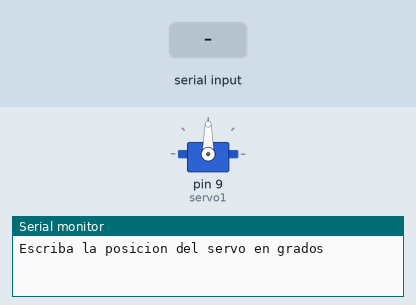
A sketch run on a simulated Arduino Uno, built with avr-gcc and run on an emulated ATmega328P. On the bench: servo, the last lines printed to the serial monitor. The inputs (shaded band) are chosen by the test bench.

Above: at 1.2 s.
1.3 s: "1" received over Serial
At 2.7 s:
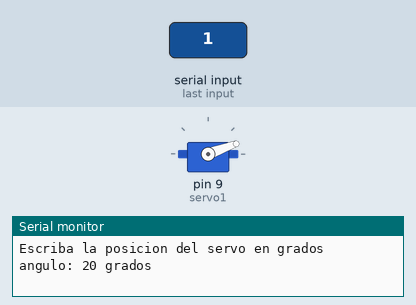
3.8 s: "90,45\n" received over Serial
At 4.5 s:
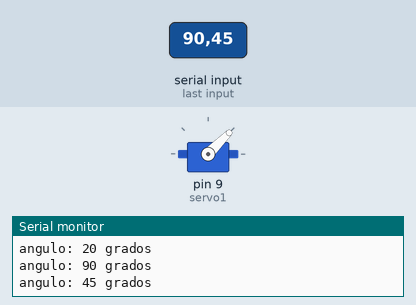
6.3 s: "30,150\n" received over Serial
At 7.1 s:
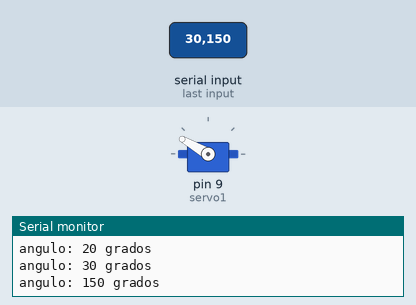
8.8 s: "200\n" received over Serial
At 10.9 s:
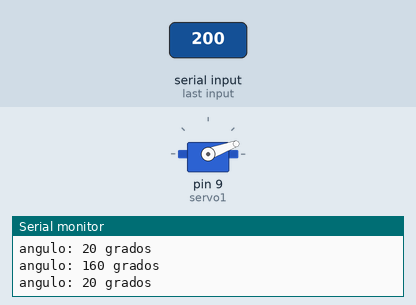
Timing chart, 0 to 12.3 s (numbered marks = the images above; inputs shaded):
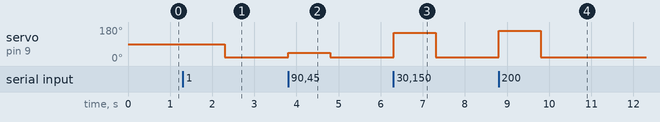

Measured:
- after the input at 1.3 s, servo on pin 9 (servo1): 90° → 20° after 1.0 s
- after the input at 3.8 s, servo on pin 9 (servo1): 20° → 45° at once, → 20° 1.0 s later
- after the input at 6.3 s, servo on pin 9 (servo1): 20° → 150° at once, → 20° 1.0 s later
- after the input at 8.8 s, servo on pin 9 (servo1): 20° → 160° at once, → 20° 1.0 s later

The sketch:

Circuito_08.ino
```cpp
/*
  CIRCUITO 08 - Haciendo uso de un servomotor.
  Para armar este circuito necesitaras:
  -1 Tarjeta Arduino
  -1 Breadboard
  -1 cable USB
  -3 cable de prototipados
  -1 micro servomotor
*/
#include <Servo.h>

//Las librerias como Servo.h funcionan a traves de clases, de
//manera muy similar al puerto Serie. Para trabajar con ellas se
//deben crear objetos de las clases que exponen. Luego estos
//objetos se usan a traves de sus metodos.

//En este caso, el nombre "servo1" se usa como nombre de objeto
//para nuestro programa. Si se conectan multiples servos, se
//pueden crear mas objetos de esta clase con diferentes nombres.
Servo servo1;

void setup() {
  //Para inicializar un servo se indica el numero de pin al que
  //esta conectado con el metodo "attach"
  servo1.attach(9);

  //Inicializa la terminal serie
  Serial.begin(9600);
}

void loop() {
  //Descomente cada una de las rutinas para probarlas
  //movimientoDirecto();
  //movimientoContinuo();
  //controlSerie();
  anguloSerie();
}

void movimientoDirecto() {
  //Para establecer la posicion del servo basta con enviar el
  //angulo al que se debe posicionar mediante el metodo write.
  //El servo toma cierta cantidad de tiempo para girar, por lo
  //que se hace un retardo para esperarlo.
  servo1.write(90);   //Posicion de 90 grados
  delay(1000);

  servo1.write(160);  //Posicion de 160 grados
  delay(1000);

  servo1.write(20);   //Posicion de 20 grados
  delay(1000);

  //Nota: El rango de movimiento de muchos servos va de 0 a 180
  //grados, sin embargo algunos servos tienen menos rango, por
  //lo que se dejan 20 grados como margen de seguridad.
}

void movimientoContinuo() {
  int posicion;

  //Para mover lentamente el motor se puede hacer un lazo for,
  //el cual incrementa el angulo poco a poco y va intercalando
  //pausas.
  for (posicion = 20; posicion < 160; posicion += 2) {
    servo1.write(posicion);
    delay(20);
  }

  //Aca se mueve el motor todavia mas lentamente, pero de
  //regreso.
  for (posicion = 160; posicion >= 20; posicion -- ) {
    servo1.write(posicion);
    delay(20);
  }
}

void controlSerie() {
  char dato;

  //Se envian las indicaciones al usuario
  Serial.println("Seleccione una opcion");
  Serial.println("1- Posicion A");
  Serial.println("2- Posicion B");
  Serial.println("3- Posicion C");

  //La siguiente rutina se repite indefinidamente
  for (;;) {
    //Espera a que ingrese un dato por el puerto serie
    while (!Serial.available());

    //Cuando llega un dato, se lee en la variable
    dato = Serial.read();

    //Se decide que hacer en caso se reciba un caracter especifico
    switch (dato) {
      case '1':
        servo1.write(20);  //La posicion A es 20 grados
        break;
      case '2':
        servo1.write(90);  //La posicion B es 90 grados
        break;
      case '3':
        servo1.write(160); //La posicion C es 160 grados
        break;
    }
  }
}

void anguloSerie() {
  int angulo;

  //Se imprimen las indicaciones
  Serial.println("Escriba la posicion del servo en grados");

  for (;;) {
    //Espera a que ingrese un numero por el puerto serie
    while (!Serial.available());

    //Lee el siguiente numero entero del puerto serie
    angulo = Serial.parseInt();

    //Recorta el angulo en caso se salga de los valores limites
    angulo = constrain(angulo, 20, 160);

    //Confirma el angulo ingresado al usuario
    Serial.print  ("angulo: ");
    Serial.print  (angulo);
    Serial.println(" grados");

    //Finalmente establece la posicion del servo
    servo1.write(angulo);
  }
}
/*
   Código realizado por Joksan Alvarado en colaboración con
   Karla Hernandez para el proyecto de educación en tecnologias
   Microcode impartido desde el LabCT, en El Salvador.

   Este material se encuentra bajo licencia Creative Commons 4.0
   CC-BY-SA y GNU General public license 3.0
*/
```
